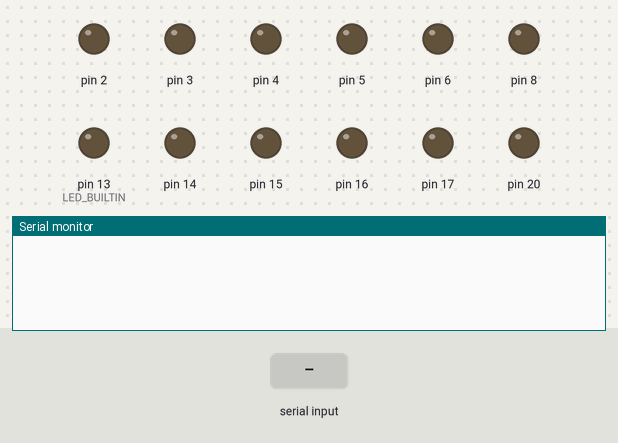
The sketch below on a simulated Arduino Mega 2560, built with avr-gcc and run on an emulated ATmega2560. Parts: output pins drawn as LEDs (lit = HIGH), the last lines printed to the serial monitor. The test bench sets the inputs (shaded band).

Above: at 1.2 s.
1.3 s: "setPower\n" received over the second serial link
At 2.0 s:
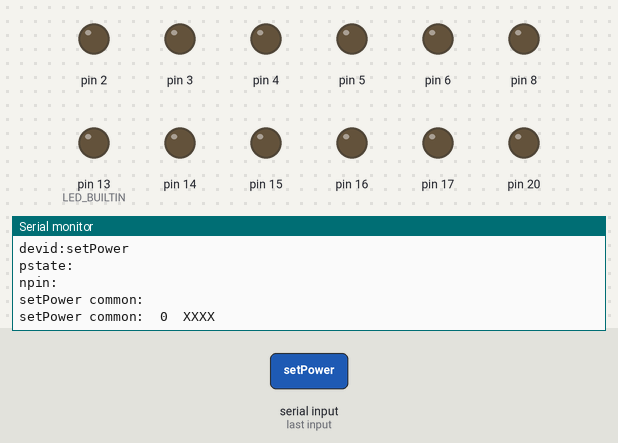
2.8 s: ",\n" received over the second serial link
At 3.8 s:
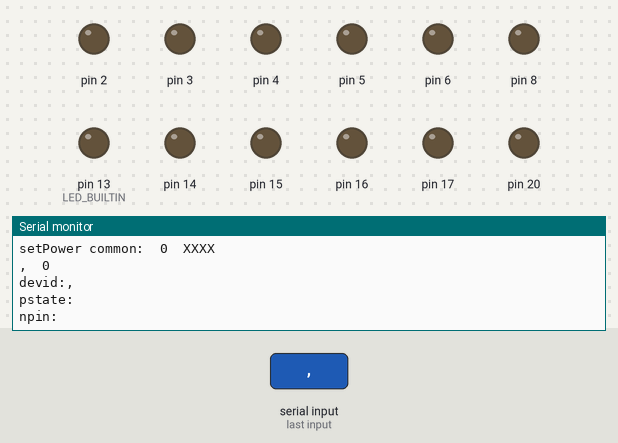
4.3 s: "10\n" received over the second serial link
At 5.1 s:
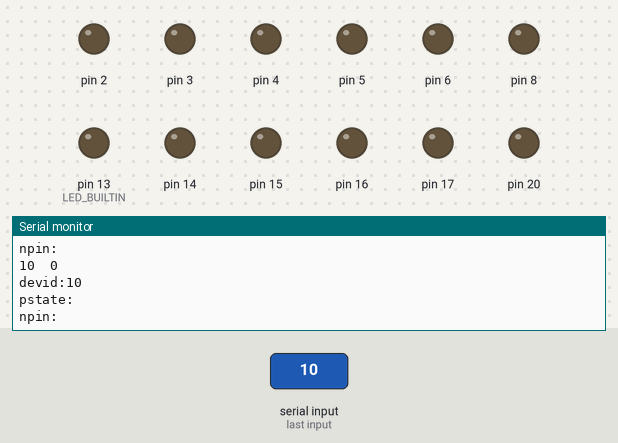

The sketch:

arduinoSensor.ino
```cpp
String powerCMD = "";

int count=0;
// the setup function runs once when you press reset or power the board
void setup() {
  // initialize digital pin LED_BUILTIN as an output.
  pinMode(LED_BUILTIN, OUTPUT);

//  SSerial.begin(9600);
  Serial.begin(9600); // open serial connection to USB Serial port (connected to your computer)
  Serial1.begin(9600); // open internal serial connection to MT7688

  pinMode(13, OUTPUT);
  pinMode(21, INPUT);
  //  pinMode(14, INPUT);
  //  digitalWrite (14,1);


  pinMode(2, OUTPUT);
  pinMode(3, OUTPUT);
  pinMode(4, OUTPUT);
  pinMode(5, OUTPUT);
  pinMode(6, OUTPUT);
  pinMode(8, OUTPUT);
  pinMode(14, OUTPUT);
  pinMode(15, OUTPUT);
  pinMode(16, OUTPUT);
  pinMode(17, OUTPUT);

//  pinMode(16, INPUT);//
//  pinMode(18, OUTPUT);

  pinMode(17, OUTPUT);
  pinMode(20, OUTPUT);
  pinMode(22, INPUT);
  pinMode(23, INPUT);
}

// the loop function runs over and over again forever
void loop() {
/*
  digitalWrite(LED_BUILTIN, HIGH);   // turn the LED on (HIGH is the voltage level)
  delay(100);                       // wait for a second
  digitalWrite(LED_BUILTIN, LOW);    // turn the LED off by making the voltage LOW
  delay(100);                       // wait for a second
  */
//  Serial1.println ("This is a test: "+(String)count+"x");
//  Serial1.println ("Command "+(String)count+"x");
//  Serial1.println ();

  getCommand();
//  if (count%10==0){
//    Serial.println ("Command: "+(String)count);
//  }
  count++;
//  delay(100);
}

void getCommand() {
  int count=0;
  int c = Serial1.read();

  if ((c == 10) || (c == 13)) {
    powerCMD.trim();
//    Serial1.println ("Arduino Receive CMD:\t" + powerCMD);
    Serial.println (powerCMD + "\t" + count);

    String devid = getValue(powerCMD, '\t', 0);
    String pstate = getValue(powerCMD, '\t', 1);
    String npin  = getValue(powerCMD, '\t', 2);
    powerCMD = "";

    devid.trim();
    String sensors = getValue(powerCMD, '\t', 0);
    Serial.println ("devid:"+devid);
    Serial.println ("pstate:"+pstate);
    Serial.println ("npin:"+npin);
    if (devid == "setPower") {
      setPower(pstate, npin);
    }
  }

  if (c != -1) {
    powerCMD = powerCMD + (char)c;
  }
}

void setPower(String pstate, String npin) {
//    Serial1.println ("Arduino receive setPower:\t"+pstate+"\t"+npin+"x");
    int common=0;
    int count=0;
    while (count<npin.length()) {
      if (npin.charAt(count)==',') {
        common++;
      }
      count++;
    }
    Serial.println ("setPower common:"+common);


    Serial.println ("setPower common:\t"+(String)common+"\tXXXX");
//    Serial1.println ();

    int i=0;
    for (i=0;i<common;i++) {
      String npinC = getValue(npin, ',', i);
      String pstateC=getValue(pstate,',',i);
      Serial.println ("!!!!!!!!!!!!!!!!!!!! set nPin: "+npinC+"\tpstateC: "+pstateC);

      int npinX = npinC.toInt();
      int pstateX=pstateC.toInt();
      Serial.println ("npinX:"+(String)npinX);
      Serial.println ("pstateX:"+(String)pstateX);

      pinMode (npinX, OUTPUT);
//      digitalWrite (npinX, pstateX);
      digitalWrite (npinX, pstateX);
    }
    /*
    int npinC = npin.toInt();
    int pstateC = pstate.toInt();

    pinMode (npinC, OUTPUT);
    digitalWrite (npinC, pstateC);
*/
    delay(100);

}

String getValue(String data, char separator, int index)
{
  int found = 0;
  int strIndex[] = {0, -1};
  int maxIndex = data.length() - 1;

  for (int i = 0; i <= maxIndex && found <= index; i++) {
    if (data.charAt(i) == separator || i == maxIndex) {
      found++;
      strIndex[0] = strIndex[1] + 1;
      strIndex[1] = (i == maxIndex) ? i + 1 : i;
    }
  }

  return found > index ? data.substring(strIndex[0], strIndex[1]) : "";
}
```

Measured:
- after the input at 1.3 s, the serial monitor: prints a new line at once (image 1)
- after the input at 2.8 s, the serial monitor: prints a new line at once (image 2)
- after the input at 4.3 s, the serial monitor: prints a new line at once (image 3)
